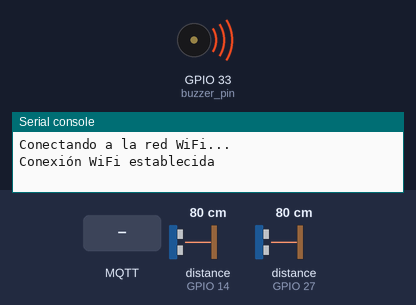
Simulated run of this program. Board: ESP32 board running MicroPython. On the bench: buzzer (waves = sounding), the last lines printed to the serial console. The inputs (shaded band) are chosen by the test bench; at power-on: distance to the obstacle (sensors on GPIO 14, GPIO 27) 80 cm. The echo pulse lasts 58.3 µs per cm; WiFi joins after 1.5 s; no MQTT or app messages arrive unless stated.

Above: at 2.8 s.
2.9 s: MQTT message "off" arrives on the first subscribed topic
At 3.9 s:
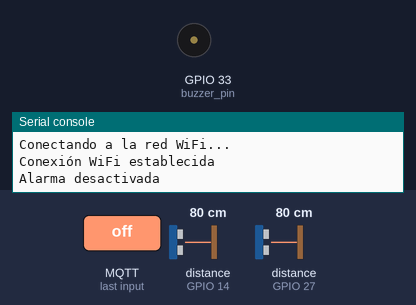
4.4 s: MQTT message "on" arrives on the first subscribed topic
Timing chart, 0 to 7.4 s (numbered marks = the images above; inputs shaded):
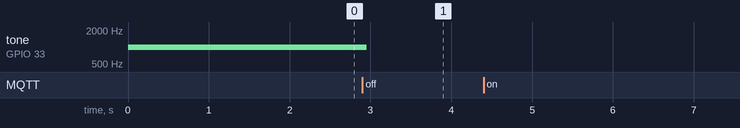

The program:

alarma.py
```python
from hcsr04 import HCSR04
from machine import Pin, PWM
import time
import network
from umqtt.simple import MQTTClient

# Configurar los pines Trigger y Echo para ambos sensores ultrasónicos
sensor1 = HCSR04(trigger_pin=12, echo_pin=14)
sensor2 = HCSR04(trigger_pin=26, echo_pin=27)

# Configurar el pin del buzzer con PWM
buzzer_pin = Pin(33, Pin.OUT)
buzzer_pwm = PWM(buzzer_pin)
buzzer_pwm.freq(1000)  # Frecuencia de resonancia del buzzer

# Configurar la red WiFi
SSID = "Angel"
PASSWORD = "12345678"

# Configurar el cliente MQTT
MQTT_BROKER = "192.168.43.27"
TOPIC_ALARMA = "alarma"
TOPIC_CONTROL = "alarma/control"

# Variable para controlar el estado de la alarma
alarma_activada = False  # Inicialmente la alarma está desactivada

# Conectar a la red WiFi
def conectar_wifi():
    sta_if = network.WLAN(network.STA_IF)
    if not sta_if.isconnected():
        print("Conectando a la red WiFi...")
        sta_if.active(True)
        sta_if.connect(SSID, PASSWORD)
        while not sta_if.isconnected():
            pass
    print("Conexión WiFi establecida")

# Callback para manejar los mensajes recibidos en el topic de control
def control_callback(topic, msg):
    global alarma_activada
    if msg == b"on":
        alarma_activada = True
        print("Alarma activada")
    elif msg == b"off":
        alarma_activada = False
        # Apagar el buzzer si se desactiva la alarma
        buzzer_pwm.duty(0)
        print("Alarma desactivada")

# Función para hacer sonar el buzzer
def hacer_sonar_buzzer():
    # Hacer sonar el buzzer con PWM
    buzzer_pwm.duty(1000)  # Encender el buzzer al máximo de su capacidad
    time.sleep(0.2)  # Mantenerlo encendido durante 0.2 segundos
    buzzer_pwm.duty(0)  # Apagar el buzzer

# Configurar el cliente MQTT y suscribirse al topic de control
conectar_wifi()
client = MQTTClient("esp32", MQTT_BROKER)
client.set_callback(control_callback)
client.connect()
client.subscribe(TOPIC_CONTROL)

while True:
    # Revisar si hay mensajes nuevos
    client.check_msg()

    # Si la alarma está activada, medir la distancia con los sensores y activar la alarma si es necesario
    if alarma_activada:
        distancia_sensor1 = sensor1.distance_cm()
        distancia_sensor2 = sensor2.distance_cm()

        # Determinar si se activa la alarma
        if distancia_sensor1 < 20 or distancia_sensor2 < 20:
            hacer_sonar_buzzer()
            client.publish(TOPIC_ALARMA, b"Alarma activada")

    # Esperar un breve tiempo antes de la próxima medición
    time.sleep(0.1)
```

Measured:
- after the input at 2.9 s, tone on GPIO 33 (buzzer_pin): 1000 Hz → silent after 0.06 s
